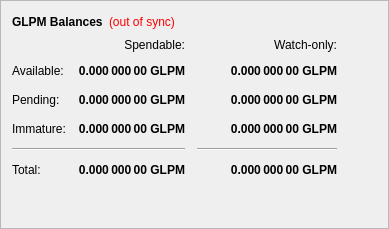
        <widget class="QFrame" name="frame">
         <property name="frameShape">
          <enum>QFrame::StyledPanel</enum>
         </property>
         <property name="frameShadow">
          <enum>QFrame::Raised</enum>
         </property>
         <layout class="QVBoxLayout" name="verticalLayout_4">
          <item>
           <layout class="QHBoxLayout" name="horizontalLayout_4">
            <item>
             <widget class="QLabel" name="label_5">
              <property name="font">
               <font>
                <weight>75</weight>
                <bold>true</bold>
               </font>
              </property>
              <property name="text">
               <string>GLPM Balances</string>
              </property>
             </widget>
            </item>
            <item>
             <widget class="QLabel" name="labelWalletStatus">
              <property name="cursor">
               <cursorShape>WhatsThisCursor</cursorShape>
              </property>
              <property name="toolTip">
               <string>The displayed information may be out of date. Your wallet automatically synchronizes with the GLPM network after a connection is established, but this process has not completed yet.</string>
              </property>
              <property name="styleSheet">
               <string notr="true">QLabel { color: red; }</string>
              </property>
              <property name="text">
               <string notr="true">(out of sync)</string>
              </property>
              <property name="alignment">
               <set>Qt::AlignLeading|Qt::AlignLeft|Qt::AlignVCenter</set>
              </property>
             </widget>
            </item>
            <item>
             <spacer name="horizontalSpacer_3">
              <property name="orientation">
               <enum>Qt::Horizontal</enum>
              </property>
              <property name="sizeHint" stdset="0">
               <size>
                <width>40</width>
                <height>20</height>
               </size>
              </property>
             </spacer>
            </item>
           </layout>
          </item>
          <item>
           <layout class="QGridLayout" name="gridLayout">
            <property name="spacing">
             <number>12</number>
            </property>
            <item row="2" column="2">
             <widget class="QLabel" name="labelWatchPending">
              <property name="font">
               <font>
                <weight>75</weight>
                <bold>true</bold>
               </font>
              </property>
              <property name="cursor">
               <cursorShape>IBeamCursor</cursorShape>
              </property>
              <property name="toolTip">
               <string>Unconfirmed transactions to watch-only addresses</string>
              </property>
              <property name="text">
               <string notr="true">0.000 000 00 GLPM</string>
              </property>
              <property name="alignment">
               <set>Qt::AlignRight|Qt::AlignTrailing|Qt::AlignVCenter</set>
              </property>
              <property name="textInteractionFlags">
               <set>Qt::LinksAccessibleByMouse|Qt::TextSelectableByKeyboard|Qt::TextSelectableByMouse</set>
              </property>
             </widget>
            </item>
            <item row="2" column="1">
             <widget class="QLabel" name="labelUnconfirmed">
              <property name="font">
               <font>
                <weight>75</weight>
                <bold>true</bold>
               </font>
              </property>
              <property name="cursor">
               <cursorShape>IBeamCursor</cursorShape>
              </property>
              <property name="toolTip">
               <string>Total of transactions that have yet to be confirmed, and do not yet count toward the spendable balance</string>
              </property>
              <property name="text">
               <string notr="true">0.000 000 00 GLPM</string>
              </property>
              <property name="alignment">
               <set>Qt::AlignRight|Qt::AlignTrailing|Qt::AlignVCenter</set>
              </property>
              <property name="textInteractionFlags">
               <set>Qt::LinksAccessibleByMouse|Qt::TextSelectableByKeyboard|Qt::TextSelectableByMouse</set>
              </property>
             </widget>
            </item>
            <item row="3" column="2">
             <widget class="QLabel" name="labelWatchImmature">
              <property name="font">
               <font>
                <weight>75</weight>
                <bold>true</bold>
               </font>
              </property>
              <property name="cursor">
               <cursorShape>IBeamCursor</cursorShape>
              </property>
              <property name="toolTip">
               <string>Staked or masternode rewards in watch-only addresses that has not yet matured</string>
              </property>
              <property name="text">
               <string notr="true">0.000 000 00 GLPM</string>
              </property>
              <property name="alignment">
               <set>Qt::AlignRight|Qt::AlignTrailing|Qt::AlignVCenter</set>
              </property>
              <property name="textInteractionFlags">
               <set>Qt::LinksAccessibleByMouse|Qt::TextSelectableByKeyboard|Qt::TextSelectableByMouse</set>
              </property>
             </widget>
            </item>
            <item row="4" column="0" colspan="2">
             <widget class="Line" name="lineSpendableBalance">
              <property name="orientation">
               <enum>Qt::Horizontal</enum>
              </property>
             </widget>
            </item>
            <item row="4" column="2">
             <widget class="Line" name="lineWatchBalance">
              <property name="sizePolicy">
               <sizepolicy hsizetype="Preferred" vsizetype="Fixed">
                <horstretch>0</horstretch>
                <verstretch>0</verstretch>
               </sizepolicy>
              </property>
              <property name="minimumSize">
               <size>
                <width>140</width>
                <height>0</height>
               </size>
              </property>
              <property name="orientation">
               <enum>Qt::Horizontal</enum>
              </property>
             </widget>
            </item>
            <item row="5" column="0">
             <widget class="QLabel" name="labelTotalText">
              <property name="text">
               <string>Total:</string>
              </property>
             </widget>
            </item>
            <item row="3" column="1">
             <widget class="QLabel" name="labelImmature">
              <property name="font">
               <font>
                <weight>75</weight>
                <bold>true</bold>
               </font>
              </property>
              <property name="cursor">
               <cursorShape>IBeamCursor</cursorShape>
              </property>
              <property name="toolTip">
               <string>Staked or masternode rewards that has not yet matured</string>
              </property>
              <property name="text">
               <string notr="true">0.000 000 00 GLPM</string>
              </property>
              <property name="alignment">
               <set>Qt::AlignRight|Qt::AlignTrailing|Qt::AlignVCenter</set>
              </property>
              <property name="textInteractionFlags">
               <set>Qt::LinksAccessibleByMouse|Qt::TextSelectableByKeyboard|Qt::TextSelectableByMouse</set>
              </property>
             </widget>
            </item>
            <item row="2" column="3">
             <spacer name="horizontalSpacer_2">
              <property name="orientation">
               <enum>Qt::Horizontal</enum>
              </property>
              <property name="sizeHint" stdset="0">
               <size>
                <width>40</width>
                <height>20</height>
               </size>
              </property>
             </spacer>
            </item>
            <item row="3" column="0">
             <widget class="QLabel" name="labelImmatureText">
              <property name="text">
               <string>Immature:</string>
              </property>
             </widget>
            </item>
            <item row="5" column="1">
             <widget class="QLabel" name="labelTotal">
              <property name="font">
               <font>
                <weight>75</weight>
                <bold>true</bold>
               </font>
              </property>
              <property name="cursor">
               <cursorShape>IBeamCursor</cursorShape>
              </property>
              <property name="toolTip">
               <string>Your current total balance</string>
              </property>
              <property name="text">
               <string notr="true">0.000 000 00 GLPM</string>
              </property>
              <property name="alignment">
               <set>Qt::AlignRight|Qt::AlignTrailing|Qt::AlignVCenter</set>
              </property>
              <property name="textInteractionFlags">
               <set>Qt::LinksAccessibleByMouse|Qt::TextSelectableByKeyboard|Qt::TextSelectableByMouse</set>
              </property>
             </widget>
            </item>
            <item row="5" column="2">
             <widget class="QLabel" name="labelWatchTotal">
              <property name="font">
               <font>
                <weight>75</weight>
                <bold>true</bold>
               </font>
              </property>
              <property name="cursor">
               <cursorShape>IBeamCursor</cursorShape>
              </property>
              <property name="toolTip">
               <string>Current total balance in watch-only addresses</string>
              </property>
              <property name="text">
               <string notr="true">0.000 000 00 GLPM</string>
              </property>
              <property name="alignment">
               <set>Qt::AlignRight|Qt::AlignTrailing|Qt::AlignVCenter</set>
              </property>
              <property name="textInteractionFlags">
               <set>Qt::LinksAccessibleByMouse|Qt::TextSelectableByKeyboard|Qt::TextSelectableByMouse</set>
              </property>
             </widget>
            </item>
            <item row="0" column="2">
             <widget class="QLabel" name="labelWatchonly">
              <property name="text">
               <string>Watch-only:</string>
              </property>
              <property name="alignment">
               <set>Qt::AlignRight|Qt::AlignTrailing|Qt::AlignVCenter</set>
              </property>
             </widget>
            </item>
            <item row="1" column="0">
             <widget class="QLabel" name="labelBalanceText">
              <property name="text">
               <string>Available:</string>
              </property>
             </widget>
            </item>
            <item row="1" column="1">
             <widget class="QLabel" name="labelBalance">
              <property name="font">
               <font>
                <weight>75</weight>
                <bold>true</bold>
               </font>
              </property>
              <property name="cursor">
               <cursorShape>IBeamCursor</cursorShape>
              </property>
              <property name="toolTip">
               <string>Your current spendable balance</string>
              </property>
              <property name="text">
               <string notr="true">0.000 000 00 GLPM</string>
              </property>
              <property name="alignment">
               <set>Qt::AlignRight|Qt::AlignTrailing|Qt::AlignVCenter</set>
              </property>
              <property name="textInteractionFlags">
               <set>Qt::LinksAccessibleByMouse|Qt::TextSelectableByKeyboard|Qt::TextSelectableByMouse</set>
              </property>
             </widget>
            </item>
            <item row="1" column="2">
             <widget class="QLabel" name="labelWatchAvailable">
              <property name="font">
               <font>
                <weight>75</weight>
                <bold>true</bold>
               </font>
              </property>
              <property name="cursor">
               <cursorShape>IBeamCursor</cursorShape>
              </property>
              <property name="toolTip">
               <string>Your current balance in watch-only addresses</string>
              </property>
              <property name="text">
               <string notr="true">0.000 000 00 GLPM</string>
              </property>
              <property name="alignment">
               <set>Qt::AlignRight|Qt::AlignTrailing|Qt::AlignVCenter</set>
              </property>
              <property name="textInteractionFlags">
               <set>Qt::LinksAccessibleByMouse|Qt::TextSelectableByKeyboard|Qt::TextSelectableByMouse</set>
              </property>
             </widget>
            </item>
            <item row="2" column="0">
             <widget class="QLabel" name="labelPendingText">
              <property name="text">
               <string>Pending:</string>
              </property>
             </widget>
            </item>
            <item row="0" column="1">
             <widget class="QLabel" name="labelSpendable">
              <property name="text">
               <string>Spendable:</string>
              </property>
              <property name="alignment">
               <set>Qt::AlignRight|Qt::AlignTrailing|Qt::AlignVCenter</set>
              </property>
             </widget>
            </item>
           </layout>
          </item>
          <item>
           <spacer name="verticalSpacer_4">
            <property name="orientation">
             <enum>Qt::Vertical</enum>
            </property>
            <property name="sizeHint" stdset="0">
             <size>
              <width>20</width>
              <height>40</height>
             </size>
            </property>
           </spacer>
          </item>
         </layout>
        </widget>
